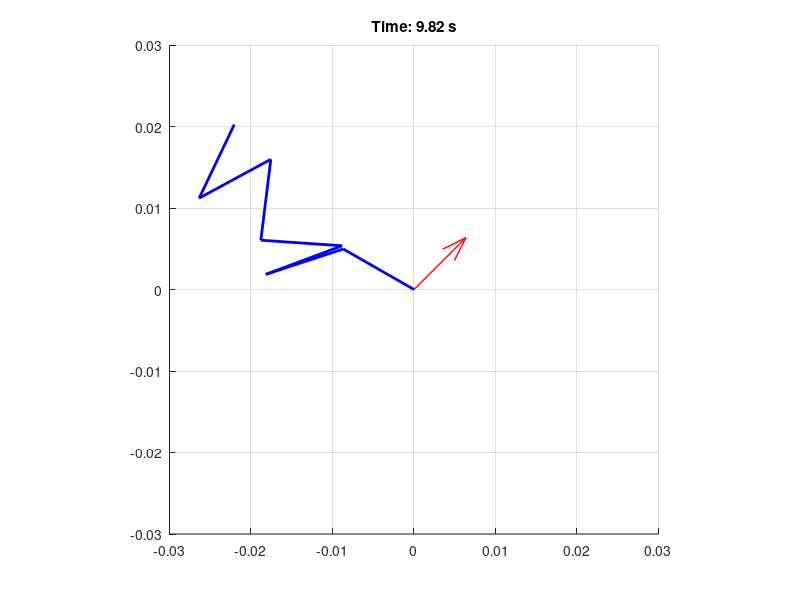

Recreate this plot in MATLAB.
% Main script for magnetic robot simulation
function magnetic_robot_simulation_old()
    % Parameters
    num_links = 7;
    link_length = 0.01; % 1cm links
    k_spring = [0.01, 0.01]; % Spring constants between links [N*m/rad]
    M = [1, 1, 1]; % Magnetization magnitude for each link [A*m^2]
    theta_M = [0, pi/2, 0]; % Initial magnetization angles relative to link orientation [rad]
    
    % Initial configuration
    theta_init = zeros(1, num_links); % Initial link angles [rad]
    
    % Time parameters
    t_span = [0 10];
    dt = 0.01;
    t = t_span(1):dt:t_span(2);
    
    % External magnetic field parameters
    B_magnitude = 0.01; % Tesla
    B_angle = pi/4; % rad
    B = B_magnitude * [cos(B_angle); sin(B_angle)];
    
    % Solve equations of motion using ode45
    options = odeset('RelTol', 1e-6, 'AbsTol', 1e-6);
    [t, Y] = ode45(@(t,y) robot_dynamics(t, y, k_spring, M, theta_M, B, link_length), ...
                    t_span, [theta_init, zeros(1,num_links)], options);
    
    % Animate results
    animate_robot(t, Y, link_length, B);
end

function dY = robot_dynamics(t, Y, k_spring, M, theta_M, B, L)
    % State vector Y = [theta1, theta2, theta3, omega1, omega2, omega3]
    num_links = length(M);
    theta = Y(1:num_links);
    omega = Y(num_links+1:end);
    
    % Initialize acceleration vector
    alpha = zeros(num_links, 1);
    
    % Calculate torques for each link
    for i = 1:num_links
        % Magnetic torque
        tau_magnetic = M(i) * norm(B) * sin(theta(i) + theta_M(i) - atan2(B(2), B(1)));
        
        % Spring torques
        tau_spring = 0;
        if i > 1
            tau_spring = tau_spring - k_spring(i-1) * (theta(i) - theta(i-1));
        end
        if i < num_links
            tau_spring = tau_spring + k_spring(i) * (theta(i+1) - theta(i));
        end
        
        % Simple damping
        tau_damping = -0.01 * omega(i);
        
        % Sum all torques and calculate acceleration
        I = 1/12 * L^2; % Simple moment of inertia for a rod
        alpha(i) = (tau_magnetic + tau_spring + tau_damping) / I;
    end
    
    dY = [omega; alpha];
end

function animate_robot(t, Y, L, B)
    figure('Position', [100, 100, 800, 600]);
    
    num_links = size(Y, 2)/2;
    
    for i = 1:100:length(t)
        clf;
        hold on;
        grid on;
        axis equal;
                
        % Plot robot links
        x = 0;
        y = 0;
        for j = 1:num_links
            theta = Y(i,j);
            dx = L * cos(theta);
            dy = L * sin(theta);
            plot([x, x+dx], [y, y+dy], 'b-', 'LineWidth', 2);
            x = x + dx;
            y = y + dy;
        end
        
        % Plot magnetic field direction
        quiver(0, 0, B(1), B(2), 'r-', 'LineWidth', 1);
        
        % Set axes limits
        xlim([-3*L, 3*L]);
        ylim([-3*L, 3*L]);
        title(sprintf('Time: %.2f s', t(i)));
        
        drawnow;
        % pause(0.01);
    end
end
